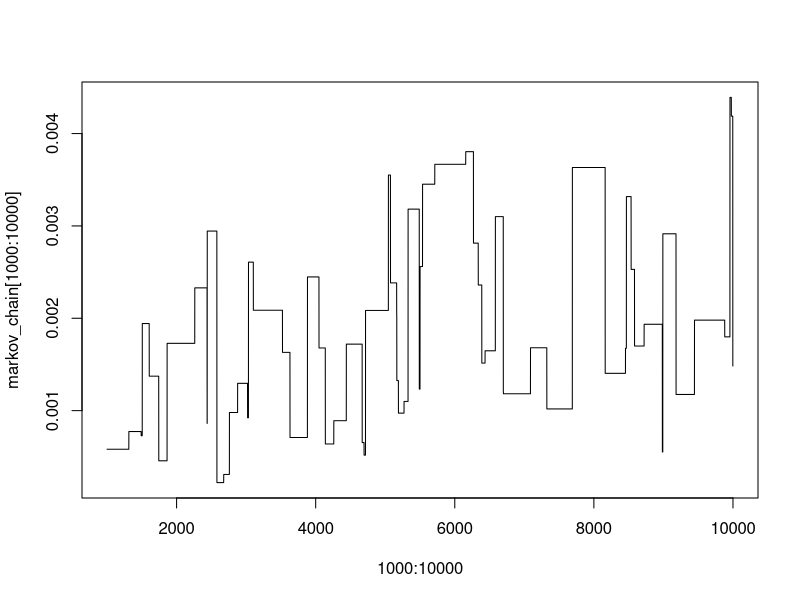
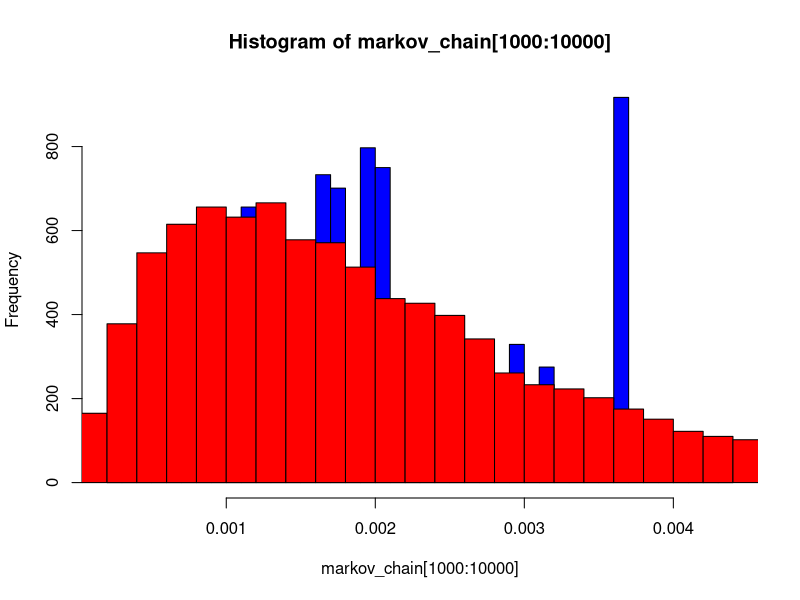
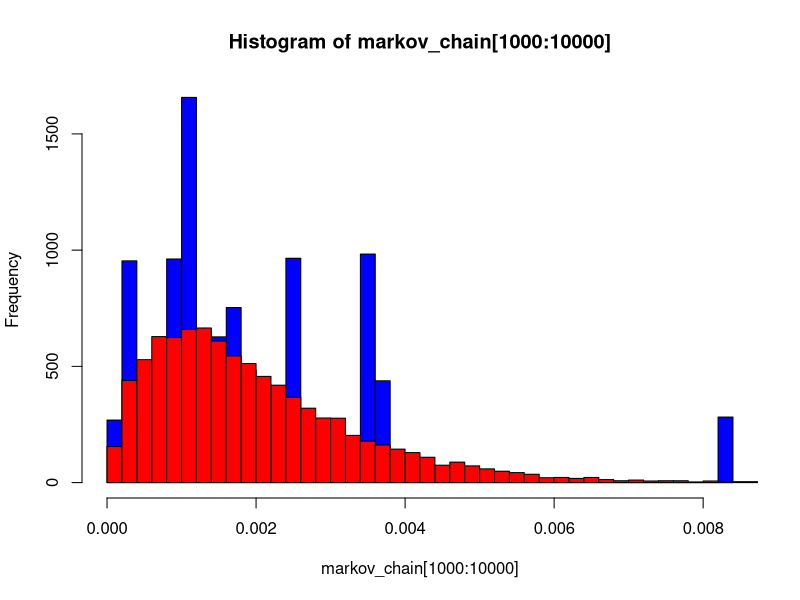

Write R code to recreate these figures, in order.

MHAlgo <- function(observations, N = 1000, x_0 = 0.1, alpha_prior = 1, beta_prior = 1, sigma=0.2){
  # MHalgo is an implementation of an M-H algorithm for the Beta - Bernoulli model
  # the posterior (target distribution) is Beta(alpha_prior + nr_successes, beta_prior + nr_trials)
  # the proposal distribution is normal with sd = sigma
  
  # MHAlgo args: observations - numeric vector of observations
  #               N           - number of iterations
  #               x_0         - starting point of our Markov chain   
  # alpha_prior & beta_prior  - parameters of the prior Beta distribution
  #               sigma       - sd of the proposal (Normal) distribution
  
  x <- vector("numeric", N+1)
  x[1] <- x_0
  nr_success <- sum(observations==1)
  nr_trials <- length(observations)
  for (i in seq_len(N)){
    # we propose a value sampled from the Normal distribution with mean x[i] and sd = sigma
    x_proposed <- rnorm(1, mean = x[i], sd = sigma)
    
    # TO DO make sure that the ratio below is correct
    if((x_proposed > 0) & (x_proposed <1)){
      ratio = (x_proposed/x[i])^(alpha_prior - 1 + nr_success)*((1-x_proposed)/(1-x[i]))^(beta_prior - 1 + nr_trials)
    } else {
      ratio=0
    }
    # acceptance step
    if(runif(1, 0, 1) < min(c(1, ratio))){
      x[i+1] <- x_proposed
    } else {
      x[i+1] <- x[i]
    }
  }
  return(x)
}

# example
observations <- c(1, rep(0, times=999))
markov_chain <- MHAlgo(observations, 10000)
plot(1000:10000, markov_chain[1000:10000], type='line')
hist(markov_chain[1000:10000], 50, col='blue')
hist(rbeta(9000, 2, 1001), 50, col='red', alpha=0.9, add=TRUE)

markov_chain <- MHAlgo(observations, 10000, sigma = 0.6)
hist(markov_chain[1000:10000], 50, col='blue')
hist(rbeta(9000, 2, 1001), 50, col='red', alpha=0.9, add=TRUE)



